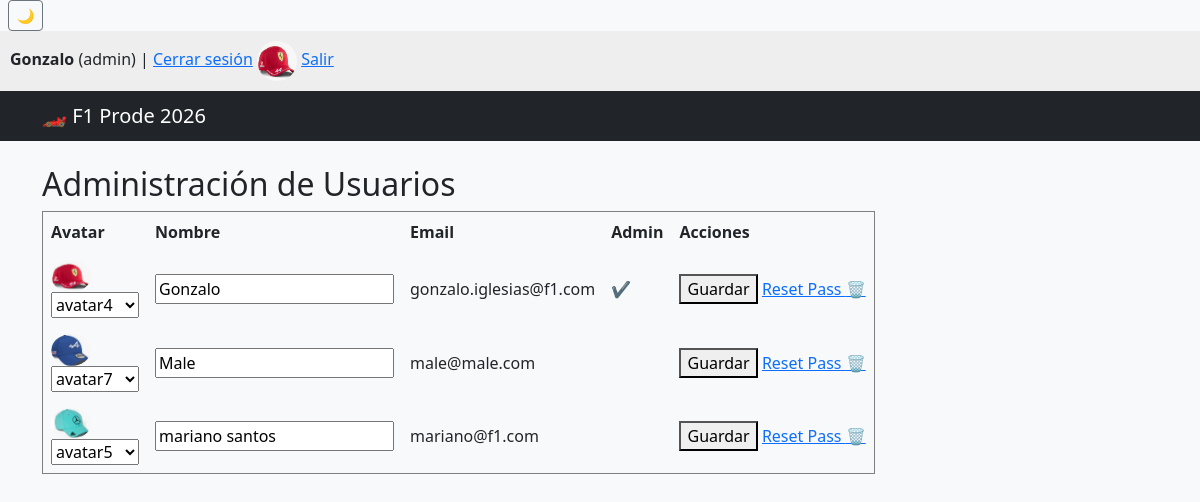
Before: /admin/usuarios (signed in) with the older database file.
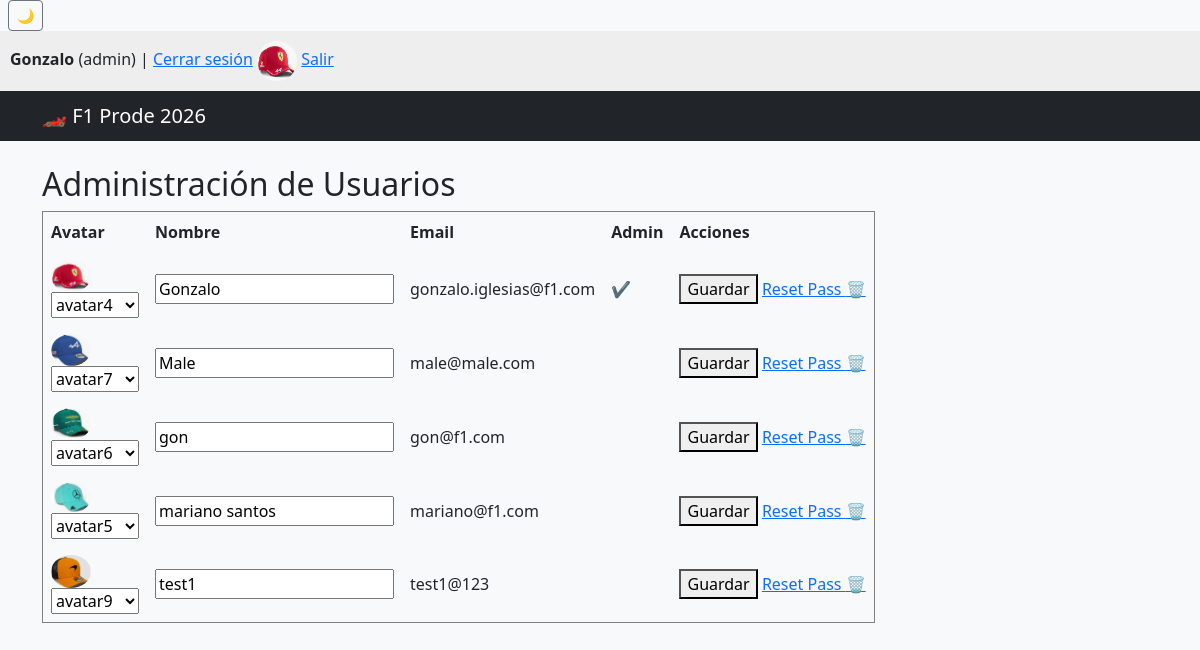
After: the same page with the newer database file.
### tables this page shows
CREATE TABLE usuarios (
    id INTEGER PRIMARY KEY AUTOINCREMENT,
    nombre TEXT UNIQUE NOT NULL,
    email TEXT UNIQUE NOT NULL,
    password TEXT NOT NULL
, fecha_registro TEXT, admin INTEGER DEFAULT 0, avatar TEXT);

### app.py (the view, shortened to what this page needs)
@app.route("/admin/usuarios", methods=["GET", "POST"])
def admin_usuarios():
    if "user_id" not in session or not session.get("admin"):
        return "Acceso denegado", 403
    conn = get_db()
    cur = conn.cursor()
    cur.execute("""
        SELECT id, nombre, email, avatar, admin
        FROM usuarios
        ORDER BY nombre
    """)
    usuarios = cur.fetchall()
    conn.close()
    return render_template("admin_usuarios.html", usuarios=usuarios)

### app.py (called while the page is built)
def get_db():
    conn = sqlite3.connect("prode.db")
    conn.row_factory = sqlite3.Row
    return conn

### templates/admin_usuarios.html (shortened to what this page needs)
{% extends "base.html" %}
{% block content %}
<h2>Administración de Usuarios</h2>
<table border="1" cellpadding="8">
    <tr>
        <th>Avatar</th>
        <th>Nombre</th>
        <th>Email</th>
        <th>Admin</th>
        <th>Acciones</th>
    </tr>
    {% for u in usuarios %}
    <tr>
        <form method="POST">
            <td>
                <img src="{{ url_for('static', filename='avatars/' ~ (u.avatar or 'avatar1.png')) }}"
                     width="40" style="border-radius:50%"><br>
                <select name="avatar">
                    {% for i in range(1,11) %}
                        <option value="avatar{{i}}.png"
                            {% if u.avatar == 'avatar' ~ i ~ '.png' %}selected{% endif %}>
                            avatar{{i}}
                        </option>
                    {% endfor %}
                </select>
            </td>
            <td>
                <input type="text" name="nombre" value="{{ u.nombre }}">
            </td>
            <td>{{ u.email }}</td>
            <td>{% if u.admin %}✔{% endif %}</td>
            <td>
                <button type="submit">Guardar</button>
                <a href="/admin/usuarios/reset_password/{{ u.id }}"
                   onclick="return confirm('¿Blanquear contraseña?')">
                   Reset Pass
                </a>
                <a href="/admin/usuarios/eliminar/{{ u.id }}"
                   onclick="return confirm('¿Eliminar usuario?')">
                   🗑
                </a>
            </td>
        </form>
    </tr>
    {% endfor %}
</table>
{% endblock %}

### templates/base.html (shortened to what this page needs)
<!DOCTYPE html>
<html lang="es">
<head>
    <link rel="stylesheet"
      href="{{ url_for('static', filename='style.css') }}">
    <link href="https://cdn.jsdelivr.net/npm/bootstrap@5.3.2/dist/css/bootstrap.min.css" rel="stylesheet">
    <button id="toggleTheme" class="btn btn-sm btn-outline-secondary ms-2">
    🌙
</button>
</head>
<header style="padding:10px; background:#eee;">
    {% if session.get("user_name") %}
        <strong>{{ session.user_name }}</strong>
        {% if session.admin %}(admin){% endif %}
        | <a href="/logout">Cerrar sesión</a>
    {% endif %}
    {% if session.avatar %}
    <img src="{{ url_for('static', filename='avatars/' ~ session.avatar) }}"
         width="40" height="40" style="border-radius:50%">
{% endif %}
<a href="/logout">Salir</a>
</header>
<body>
<nav class="navbar navbar-dark bg-dark mb-4">
    <div class="container">
        <span class="navbar-brand mb-0 h1">🏎️ F1 Prode 2026</span>
    </div>
</nav>
<div class="container mb-5">
    {% block content %}{% endblock %}
</div>
</body>
</html>

### static/style.css (style rules this page uses)
:root { --bg: #f8f9fa; --text: #212529; --card: #ffffff; --border: #dee2e6; }
html, body { background-color: var(--bg) !important; color: var(--text) !important; }
a { color: #0d6efd; }

### templates/base.html (style rules this page uses)
body { background-color: #f8f9fa; }

Changed rows visible on the page:
added usuarios: avatar (picture), avatar "avatar6", nombre "gon", email "gon@f1.com"
added usuarios: avatar (picture), avatar "avatar9", nombre "test1", email "test1@123"
